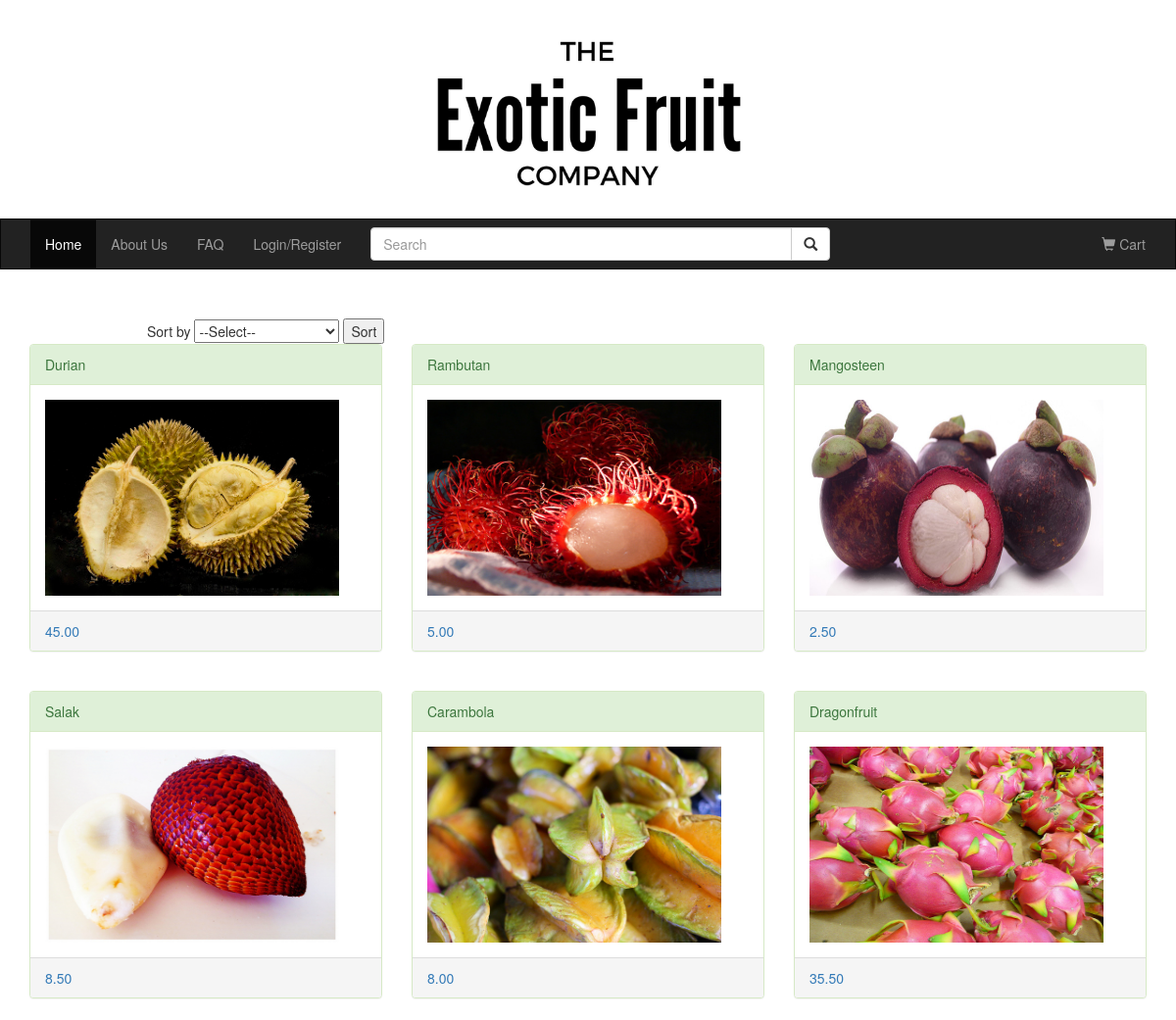
Before: / (upper part) with the older database file.
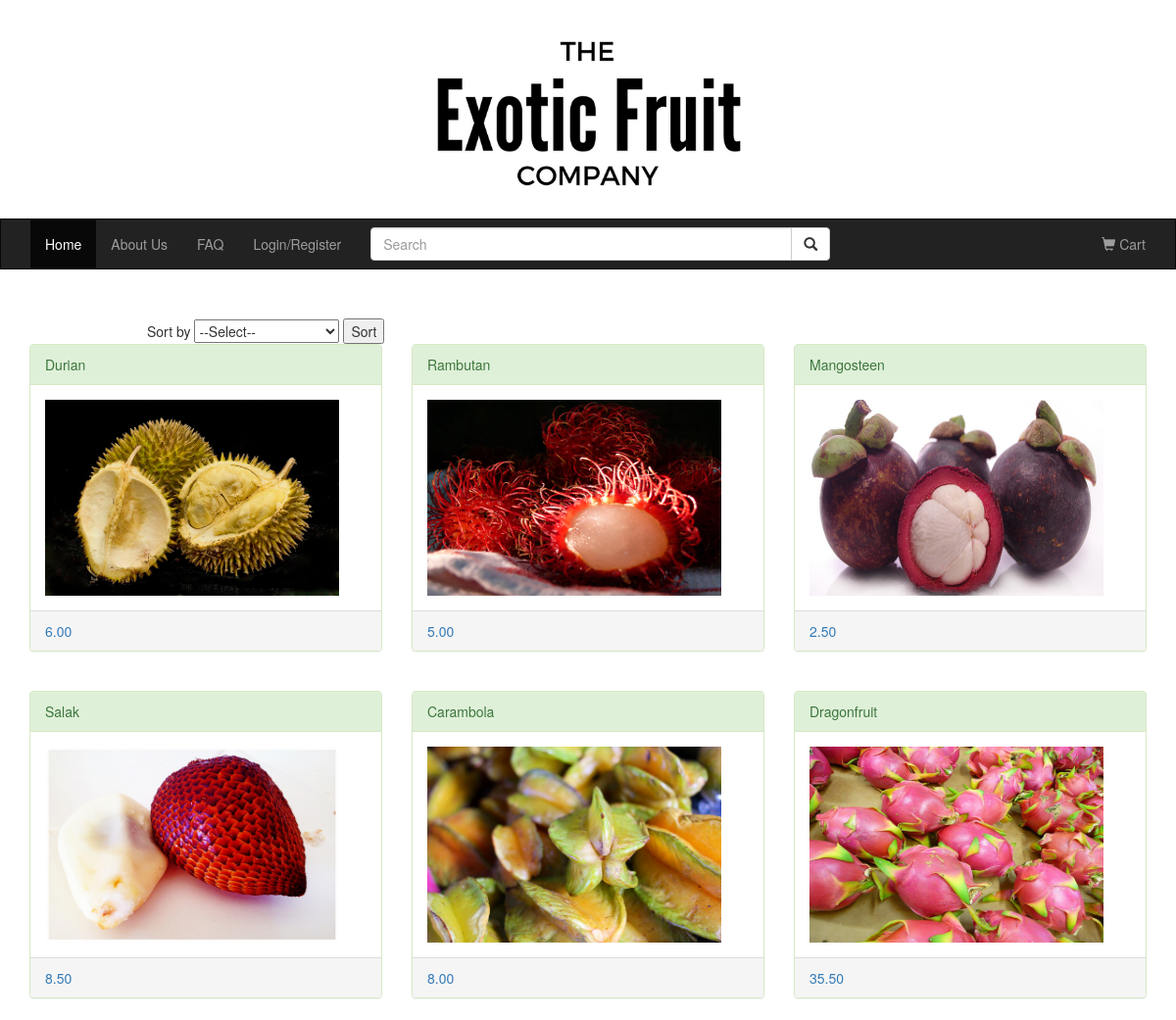
After: the same page with the newer database file.
### tables this page shows
CREATE TABLE IF NOT EXISTS `product` (
  `prod_id` INT NOT NULL AUTO_INCREMENT COMMENT 'customer id',
  `prod_name` VARCHAR(200) NOT NULL COMMENT 'product name',
  `prod_desc` MEDIUMTEXT NOT NULL COMMENT 'product description',
  `stock_amount` INT NOT NULL,
  `unit_price` VARCHAR(45) NOT NULL,
  `photo` VARCHAR(200) NOT NULL,
  PRIMARY KEY (`prod_id`));

### src/model/db_functions.php (called while the page is built, shortened)
<?php
function getAllProducts($orderby) {
    global $dbc;
	$query = 'SELECT prod_id, prod_name, prod_desc, stock_amount, unit_price, photo FROM product' . ' ' . $orderby;
	$statement = $dbc->prepare($query);
	$statement->execute();
	$products = $statement->fetchAll();
	return $products;
}
?>

### src/index.php (the view, shortened to what this page needs)
<?php
require_once 'view/header.php';
require_once 'model/db_connect.php';
require_once 'model/db_functions.php';
?>
<div style="margin-left:150px;">
	<form name="sort" method="get">
		Sort by
  	<select name="sort" onclick="this.form.submit">
      <option value="">--Select--</option>
  	</select>
    <input type="submit" value="Sort"/>
  </form>
</div>
<?php
	$products = getAllProducts($orderby_query);
	$end = 2;
	for($i = 0; $i < count($products); $i++) {
		$prod = $products[$i];
		if($i % 3 == 0) {
?>
<div class="container">
    <div class="row">
<?php
		}
    echo "<div class='col-sm-4'>
		<a href='allFruitInfo.php?prod_id=" . $prod['prod_id'] . "'>
        <div class='panel panel-success'>
            <div class='panel-heading'>" . $prod['prod_name'] . "</div>
            <div class='panel-body'><img src='" . $prod['photo'] . "' class='img-responsive' style='width:300px;height:200px' alt='Image'></div>
            <div class='panel-footer'>" . $prod['unit_price'] . "</div>
        </div>
    </div></a>";
		if($end == $i) {
?>
    </div>
</div><br>
<?php
			$end = $end + 3;
		}
	}
?>
</body>
</html>

Changed rows visible on the page:
changed product "Durian": unit_price "45.00" → "6.00"
